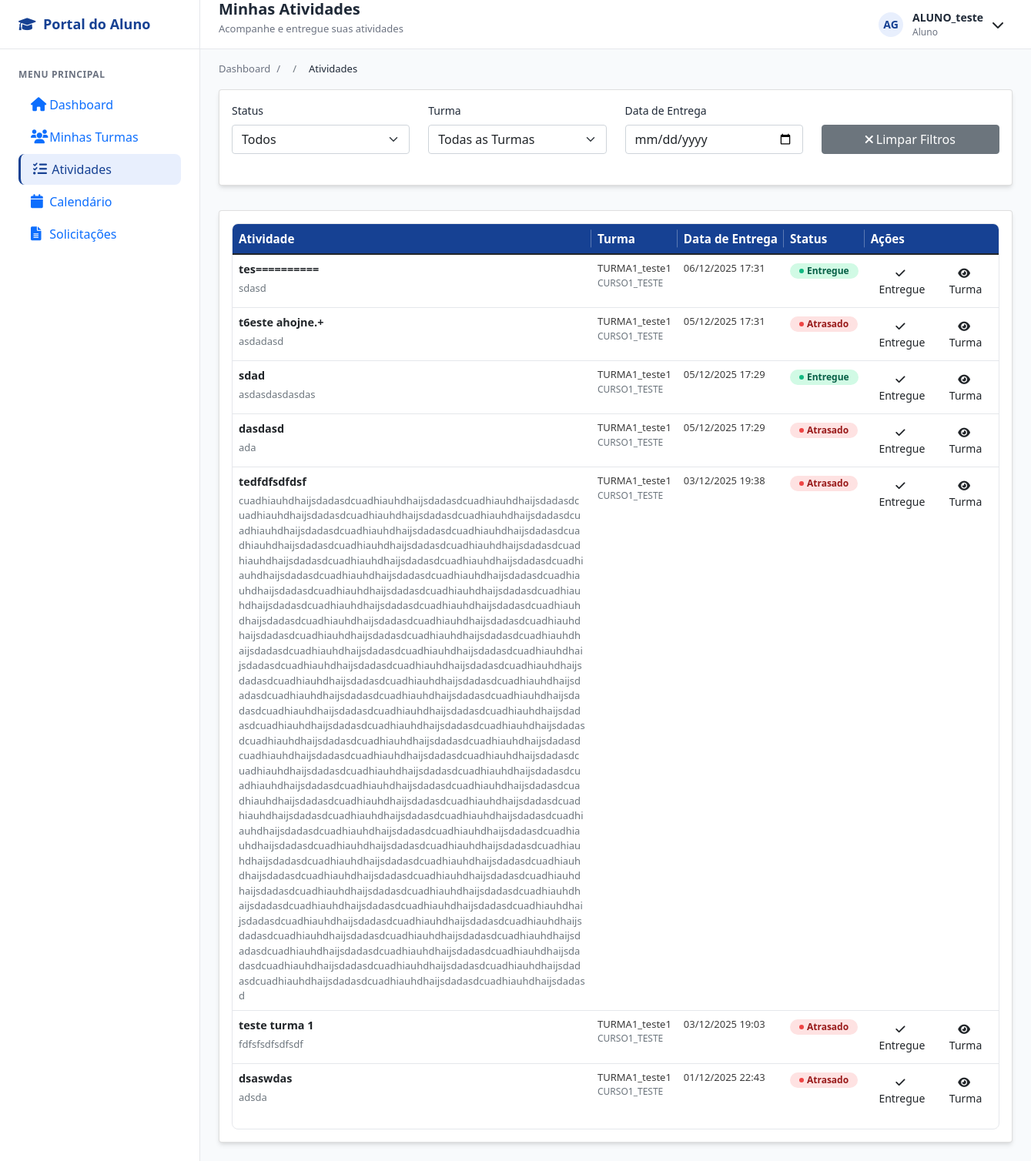
Before: /aluno/atividades/ (signed in) with the older database file.
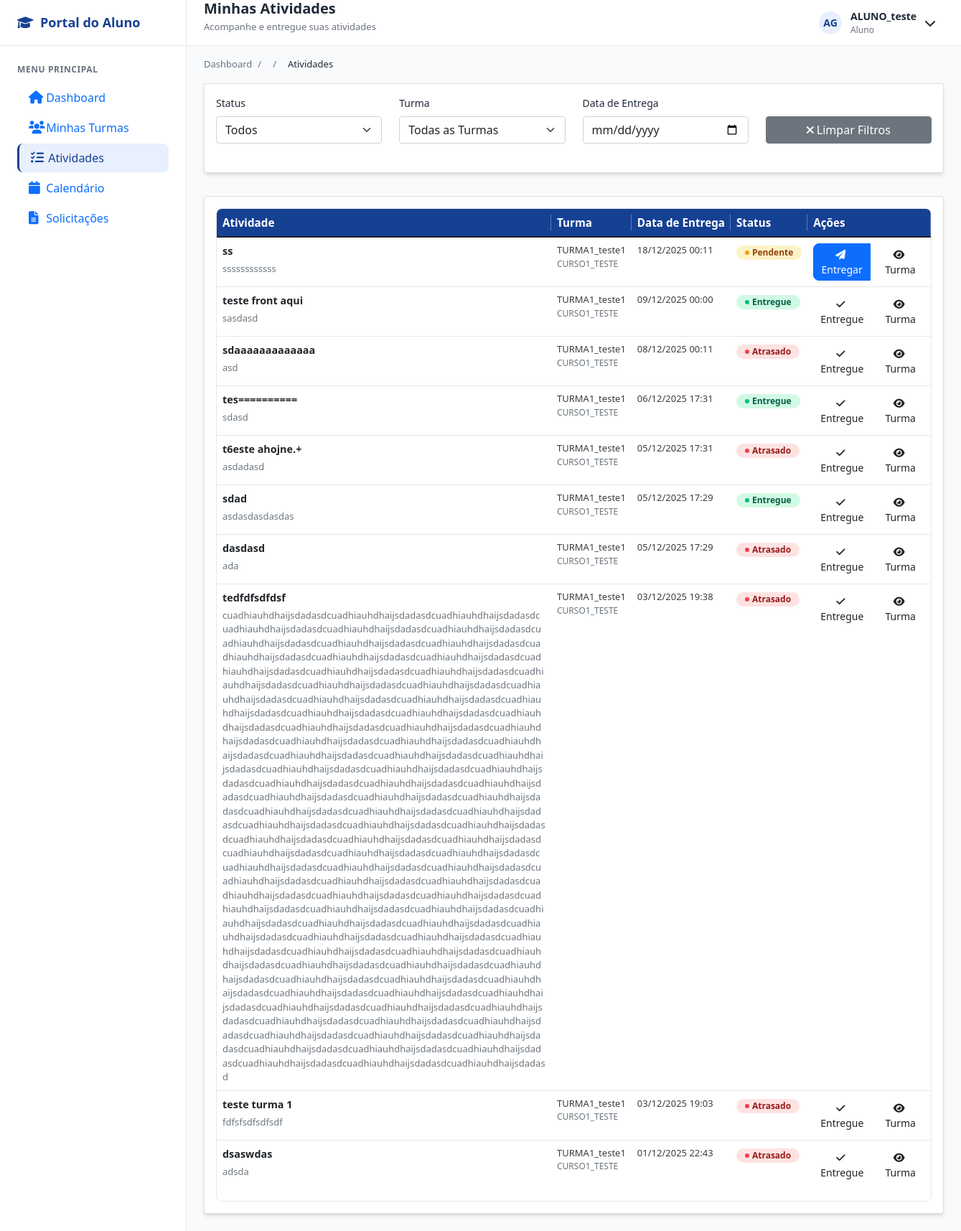
After: the same page with the newer database file.
### atividades/models.py (models this page shows)
class Atividade(models.Model):
    TIPO_ARQUIVO = [
        ('pdf', 'PDF'),
        ('doc', 'DOC'),
        ('docx', 'DOCX'),
        ('imagem', 'Imagem'),
        ('outro', 'Outro'),
    ]
    atividade_id = models.AutoField(primary_key=True)
    turma = models.ForeignKey('cursos.Turma', on_delete=models.CASCADE)
    tipo = models.ForeignKey(TipoAtividade, on_delete=models.SET_NULL, null=True, blank=True) # Novo campo
    titulo = models.CharField(max_length=200)
    descricao = models.TextField(blank=True, null=True)
    tipo_material = models.CharField(max_length=10, choices=TIPO_ARQUIVO, blank=True, null=True)
    url_material = models.URLField(blank=True, null=True)
    arquivo = models.FileField(upload_to='atividades_files/', blank=True, null=True)
    data_entrega = models.DateTimeField(blank=True, null=True)
    class Meta:
        db_table = 'Atividades'

### cursos/models.py (models this page shows, shortened)
class Turma(models.Model):
    TIPO_AULA = [
        ('presencial', 'Presencial'),
        ('semi', 'Semi-presencial'),
        ('ead', 'EAD'),
    ]
    turma_id = models.AutoField(primary_key=True)
    nome = models.CharField(max_length=100, null=True, blank=True)
    curso = models.ForeignKey(Curso, on_delete=models.CASCADE)
    professor = models.ForeignKey('login.professor', on_delete=models.SET_NULL,  # Ou models.SET_DEFAULT
        null=True,                  # Permite NULL
        blank=True,
        default=None)
    data_inicio = models.DateField()
    data_fim = models.DateField( null=True, blank=True)
    dias_semana = models.CharField(max_length=50)
    entrada_horas = models.CharField(max_length=100, null=True, blank=True)
    saida_horas = models.CharField(max_length=100, null=True, blank=True)
    tipo = models.CharField(max_length=10, choices=TIPO_AULA)
    status = models.BooleanField(default=True)
    class Meta:
        db_table = 'Turma'

class Curso(models.Model):
    nome = models.CharField(max_length=150, unique=True, verbose_name="Nome do Curso", default="Sem Nome")
    descricao = models.TextField(blank=True, verbose_name="Descrição")
    carga_horaria = models.PositiveIntegerField(verbose_name="Carga Horária (h)", default=40)
    ativo = models.BooleanField(default=True, verbose_name="Ativo")
    disciplinas = models.ManyToManyField('Disciplina', through='GradeCurricular', blank=True, related_name='cursos')
    class Meta:
        verbose_name = "curso"
        verbose_name_plural = "cursos"
        ordering = ["nome"]

### aluno/views.py (the view)
# urls.py: path('atividades/', views.lista_atividades, name='lista_atividades'),
@login_required
@aluno_required
def lista_atividades(request):
    try:
        aluno = request.user.aluno
    except:
        return render(request, "aluno/error.html", {
            "message": "Perfil de aluno não encontrado."
        })
    turma_ids = Matricula.objects.filter(
        aluno=aluno,
        status_matricula=True
    ).values_list('turma_id', flat=True)
    atividades = Atividade.objects.filter(turma_id__in=turma_ids).order_by('-data_entrega')
    atividades_com_status = []
    for atividade in atividades:
        entrega = AtividadeEntregue.objects.filter(
            atividade=atividade,
            matricula__aluno=aluno
        ).first()
        if entrega:
            status = 'entregue'
        elif atividade.data_entrega and atividade.data_entrega < timezone.now():
            status = 'atrasado'
        else:
            status = 'pendente'
        atividades_com_status.append({
            'atividade': atividade,
            'status': status,
            'entrega': entrega
        })
    turmas = Turma.objects.filter(turma_id__in=turma_ids)
    context = {
        'atividades': atividades_com_status,
        'turmas': turmas,
    }
    return render(request, "aluno/lista_atividades.html", context)

### aluno/templates/aluno/lista_atividades.html (shortened to what the changed rows need)
{% extends "aluno/base.html" %}
{% load static %}
{% block content %}
<div class="card">
    <div class="card-body">
        {% if atividades %}
            <div class="table-container">
                <table class="table">
                    <thead>
                        <tr>
                            <th>Atividade</th>
                            <th>Turma</th>
                            <th>Data de Entrega</th>
                            <th>Status</th>
                            <th>Ações</th>
                        </tr>
                    </thead>
                    <tbody id="atividadesTable">
                        {% for atividade in atividades %}
                        <tr class="atividade-item"
                            data-status="{{ atividade.status }}"
                            data-turma="{{ atividade.atividade.turma.turma_id }}"
                            data-data="{{ atividade.atividade.data_entrega|date:'Y-m-d'|default:'' }}">
                            <td>
                                <div class="font-semibold text-dark">{{ atividade.atividade.titulo }}</div>
                                {% if atividade.atividade.descricao %}
                                <div class="text-sm text-muted mt-1">
                                    {{ atividade.atividade.descricao|truncatewords:10 }}
                                </div>
                                {% endif %}
                            </td>
                            <td>
                                <div class="text-sm">{{ atividade.atividade.turma.nome }}</div>
                                <div class="text-xs text-muted">{{ atividade.atividade.turma.curso.nome }}</div>
                            </td>
                            <td>
                                {% if atividade.atividade.data_entrega %}
                                    <div class="text-sm">{{ atividade.atividade.data_entrega|date:"d/m/Y H:i" }}</div>
                                {% else %}
                                    <span class="text-sm text-muted">Não definida</span>
                                {% endif %}
                            </td>
                            <td>
                                <span class="status-badge status-{{ atividade.status }}">
                                    {{ atividade.status|title }}
                                </span>
                            </td>
                            <td>
                                <div class="btn-group">
                                    {% if atividade.status == 'pendente' %}
                                        <a href="{% url 'aluno:entregar_atividade' atividade.atividade.atividade_id %}"
                                           class="btn btn-primary btn-sm">
                                            <i class="fas fa-paper-plane me-1"></i>Entregar
                                        </a>
                                    {% else %}
                                        <span class="btn btn-outline btn-sm">
                                            <i class="fas fa-check me-1"></i>Entregue
                                        </span>
                                    {% endif %}
                                    <a href="{% url 'aluno:detalhes_turma' atividade.atividade.turma.turma_id %}"
                                       class="btn btn-outline btn-sm">
                                        <i class="fas fa-eye me-1"></i>Turma
                                    </a>
                                </div>
                            </td>
                        </tr>
                        {% endfor %}
                    </tbody>
                </table>
            </div>
        {% endif %}
    </div>
</div>
{% endblock %}

Changed rows visible on the page:
added Atividade: atividade.titulo "ss", atividade.descricao "ssssssssssss", atividade.turma.nome "TURMA1_teste1", atividade.turma.curso.nome "CURSO1_TESTE", atividade.data_entrega "18/12/2025 00:11", status "Pendente", shows "Entregar"
added Atividade: atividade.titulo "teste front aqui", atividade.descricao "sasdasd", atividade.turma.nome "TURMA1_teste1", atividade.turma.curso.nome "CURSO1_TESTE", atividade.data_entrega "09/12/2025 00:00", status "Entregue"
added Atividade: atividade.titulo "sdaaaaaaaaaaaaa", atividade.descricao "asd", atividade.turma.nome "TURMA1_teste1", atividade.turma.curso.nome "CURSO1_TESTE", atividade.data_entrega "08/12/2025 00:11", status "Atrasado", shows "Entregue"
